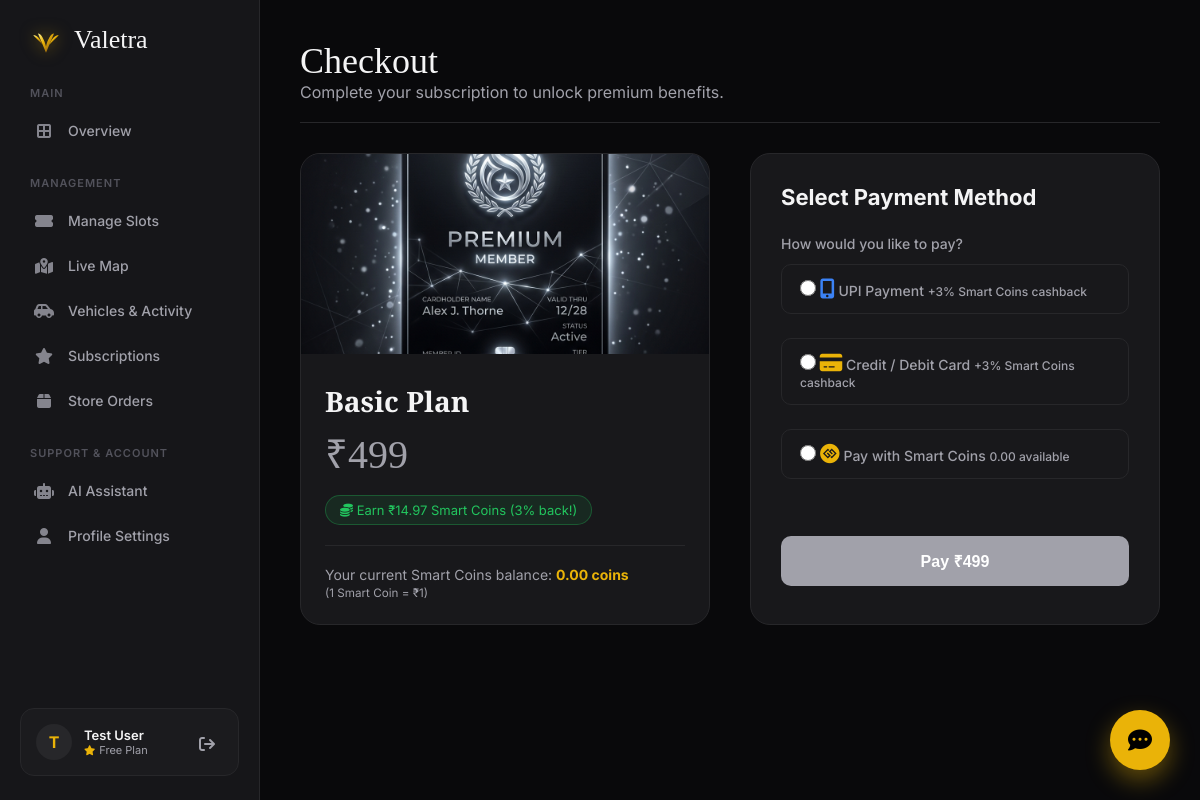
Screenshot of /payment.php (signed in) with the database file from the repository.
### tables this page shows
CREATE TABLE `users` (
  `id` int(11) NOT NULL AUTO_INCREMENT,
  `name` varchar(50) DEFAULT NULL,
  `email` varchar(50) DEFAULT NULL,
  `password` varchar(50) DEFAULT NULL,
  `plan` varchar(20) DEFAULT 'free',
  `vehicle_no` varchar(20) DEFAULT NULL,
  `role` enum('admin','user') DEFAULT 'user',
  `contact_no` varchar(20) DEFAULT NULL,
  `address` text DEFAULT NULL,
  `dob` date DEFAULT NULL,
  `car_model` varchar(100) DEFAULT NULL,
  `profile_image` varchar(255) DEFAULT NULL,
  `car_image` varchar(255) DEFAULT NULL,
  `wallet_balance` decimal(10,2) DEFAULT 0.00,
  PRIMARY KEY (`id`),
  UNIQUE KEY `email` (`email`)
);

### payment.php (the view, shortened to what this page needs)
<?php
include 'db.php';
$user_id = $_SESSION['user_id'];
$plan = isset($_GET['plan']) ? $conn->real_escape_string($_GET['plan']) : 'basic';
$plans = [
  'basic'   => ['name' => 'Basic',    'price' => 499,  'color' => '#a1a1aa', 'img' => 'sub_basic.png'],
  'premium' => ['name' => 'Premium',  'price' => 999,  'color' => '#eab308', 'img' => 'sub_premium.png'],
  'ultimate'=> ['name' => 'Ultimate', 'price' => 1999, 'color' => '#a855f7', 'img' => 'sub_ultimate.png'],
  'b2b'     => ['name' => 'Enterprise / B2B', 'price' => 9999, 'color' => '#3b82f6', 'img' => 'sub_b2b.png'],
];
$plan_info = $plans[$plan];
$cashback = round($plan_info['price'] * 0.03, 2);
$user = $conn->query("SELECT * FROM users WHERE id=$user_id")->fetch_assoc();
?>
<!DOCTYPE html>
<html lang="en">
<head>
<link rel="stylesheet" href="https://cdnjs.cloudflare.com/ajax/libs/font-awesome/6.5.0/css/all.min.css">
</head>
<body>
<?php include 'sidebar.php'; ?>
<main class="content">
  <div style="margin-bottom: 30px; border-bottom: 1px solid var(--border-color); padding-bottom: 20px;">
    <h1 style="font-family: 'Instrument Serif', serif; font-size: 36px; font-weight: 400;">Checkout</h1>
    <p style="color: var(--text-muted);">Complete your subscription to unlock premium benefits.</p>
  </div>
  <div class="checkout-grid">
    <div class="plan-summary">
      <img src="<?php echo $plan_info['img']; ?>" alt="<?php echo $plan_info['name']; ?>">
      <div class="plan-info">
        <h2><?php echo $plan_info['name']; ?> Plan</h2>
        <div class="price-tag">₹<?php echo number_format($plan_info['price']); ?></div>
        <span class="cashback-pill"><i class="fa fa-coins"></i> Earn ₹<?php echo $cashback; ?> Smart Coins (3% back!)</span>
        <div class="wallet-info">
          Your current Smart Coins balance: <strong><?php echo number_format($user['wallet_balance'], 2); ?> coins</strong><br>
          <small>(1 Smart Coin = ₹1)</small>
        </div>
      </div>
    </div>
    <div class="payment-form-card">
      <h2>Select Payment Method</h2>
      <form method="POST" id="paymentForm">
        <div class="method-group">
          <label>How would you like to pay?</label>
          <div class="method-options">
            <label class="method-option upi">
              <input type="radio" name="method" value="upi" id="upiOpt" required>
              <i class="fa fa-mobile-alt"></i>
              <span>UPI Payment</span>
              <small>+3% Smart Coins cashback</small>
            </label>
            <label class="method-option card">
              <input type="radio" name="method" value="card" id="cardOpt">
              <i class="fa fa-credit-card"></i>
              <span>Credit / Debit Card</span>
              <small>+3% Smart Coins cashback</small>
            </label>
            <label class="method-option coins">
              <input type="radio" name="method" value="coins" id="coinsOpt">
              <i class="fa-brands fa-gg-circle"></i>
              <span>Pay with Smart Coins</span>
              <small><?php echo number_format($user['wallet_balance'], 2); ?> available</small>
            </label>
          </div>
        </div>
        <button type="submit" name="pay" class="btn-pay" id="payBtn">
          Pay ₹<?php echo number_format($plan_info['price']); ?>
        </button>
      </form>
    </div>
  </div>
</main>
</body>
</html>

### sidebar.php (shortened to what this page needs)
<?php
$current_page = basename($_SERVER['PHP_SELF']);
$user_role = $_SESSION['role'] ?? 'user';
if(isset($_SESSION['user_id'])) {
    $uid = $_SESSION['user_id'];
    $u_data = $conn->query("SELECT name, email, wallet_balance, plan FROM users WHERE id=$uid")->fetch_assoc();
}
?>
<aside class="sidebar">
  <div class="brand">
    Valetra
  </div>
  <div style="flex: 1; overflow-y: auto; padding-right: 5px;" class="custom-scrollbar">
    <?php if($user_role == 'admin'): ?>
      <div class="nav-group">
        <div class="nav-label">Main</div>
        <ul class="nav-menu">
          <li><a href="dashboard.php" class="<?php echo $current_page == 'dashboard.php' ? 'active' : ''; ?>"><i class="fa fa-border-all"></i> Overview</a></li>
        </ul>
      </div>
      <div class="nav-group">
        <div class="nav-label">Management</div>
        <ul class="nav-menu">
          <li><a href="book.php" class="<?php echo $current_page == 'book.php' ? 'active' : ''; ?>"><i class="fa fa-ticket-alt"></i> Manage Slots</a></li>
          <li><a href="admin_livemap.php" class="<?php echo $current_page == 'admin_livemap.php' ? 'active' : ''; ?>"><i class="fa fa-map-location-dot"></i> Live Map</a></li>
          <li><a href="admin_vehicles.php" class="<?php echo $current_page == 'admin_vehicles.php' ? 'active' : ''; ?>"><i class="fa fa-car-side"></i> Vehicles & Activity</a></li>
          <li><a href="admin_subscriptions.php" class="<?php echo $current_page == 'admin_subscriptions.php' ? 'active' : ''; ?>"><i class="fa fa-star"></i> Subscriptions</a></li>
          <li><a href="admin_store.php" class="<?php echo $current_page == 'admin_store.php' ? 'active' : ''; ?>"><i class="fa fa-box"></i> Store Orders</a></li>
        </ul>
      </div>
    <?php endif; ?>
    <div class="nav-group">
      <div class="nav-label">Support & Account</div>
      <ul class="nav-menu">
        <li><a href="ai_assistant.php" class="<?php echo $current_page == 'ai_assistant.php' ? 'active' : ''; ?>"><i class="fa fa-robot"></i> AI Assistant</a></li>
        <li><a href="profile.php" class="<?php echo $current_page == 'profile.php' ? 'active' : ''; ?>"><i class="fa fa-user"></i> Profile Settings</a></li>
      </ul>
    </div>
  </div>
  <?php if(isset($u_data)): ?>
  <div class="user-card">
    <div class="user-avatar"><?php echo strtoupper(substr($u_data['name'], 0, 1)); ?></div>
    <div class="user-info">
      <div class="user-name"><?php echo htmlspecialchars($u_data['name']); ?></div>
      <div class="user-plan">
        <i class="fa fa-star"></i> <?php echo ucfirst($u_data['plan']); ?> Plan
      </div>
    </div>
    <a href="logout.php" class="logout-btn" title="Logout"><i class="fa fa-arrow-right-from-bracket"></i></a>
  </div>
  <?php endif; ?>
</aside>
<?php include 'chat_widget.php'; ?>

### sidebar.php (style rules this page uses)
.sidebar { width: var(--sidebar-width); background: rgba(24, 24, 27, 0.95); backdrop-filter: blur(20px); border-right: 1px solid var(--border-color); position: fixed; height: 100vh; display: flex; flex-direction: column; padding: 24px 20px; z-index: 1000; }
.brand { display: flex; align-items: center; gap: 12px; font-family: 'Instrument Serif', serif; font-size: 26px; margin-bottom: 30px; padding: 0 10px; color: var(--text-main); }
.brand svg { filter: drop-shadow(0 0 8px rgba(234,179,8,0.5)); }
.nav-group { margin-bottom: 25px; }
.nav-label { font-size: 11px; font-weight: 600; color: #52525b; text-transform: uppercase; letter-spacing: 1px; margin-bottom: 10px; padding: 0 10px; }
.nav-menu { list-style: none; margin: 0; padding: 0; }
.nav-menu a { display: flex; align-items: center; gap: 14px; color: var(--text-muted); text-decoration: none; padding: 12px 14px; border-radius: 12px; margin-bottom: 4px; font-size: 14px; font-weight: 500; transition: all 0.3s cubic-bezier(0.4, 0, 0.2, 1); position: relative; overflow: hidden; }
.nav-menu a i { font-size: 16px; width: 20px; text-align: center; opacity: 0.8; transition: 0.3s; }
.user-card { margin-top: auto; padding: 15px; border-radius: 14px; background: rgba(255,255,255,0.02); border: 1px solid var(--border-color); display: flex; align-items: center; gap: 12px; transition: 0.3s; }
.user-avatar { width: 36px; height: 36px; border-radius: 50%; background: #27272a; display: flex; align-items: center; justify-content: center; color: var(--primary-gold); font-weight: bold; }
.user-info { flex: 1; overflow: hidden; }
.user-name { font-size: 13px; font-weight: 600; white-space: nowrap; overflow: hidden; text-overflow: ellipsis; color: var(--text-main); }
.user-plan { font-size: 11px; color: var(--text-muted); display: flex; align-items: center; gap: 4px; }
.user-plan i { color: var(--primary-gold); font-size: 10px; }
.logout-btn { color: var(--text-muted); cursor: pointer; padding: 8px; transition: 0.3s; }

### rows the page displays
users: name "T", name "Test User", plan "Free", wallet_balance "0.00"

### other values shown
$plan_info['name'] "Basic"
$plan_info['price'] "499"
$cashback "14.97"
